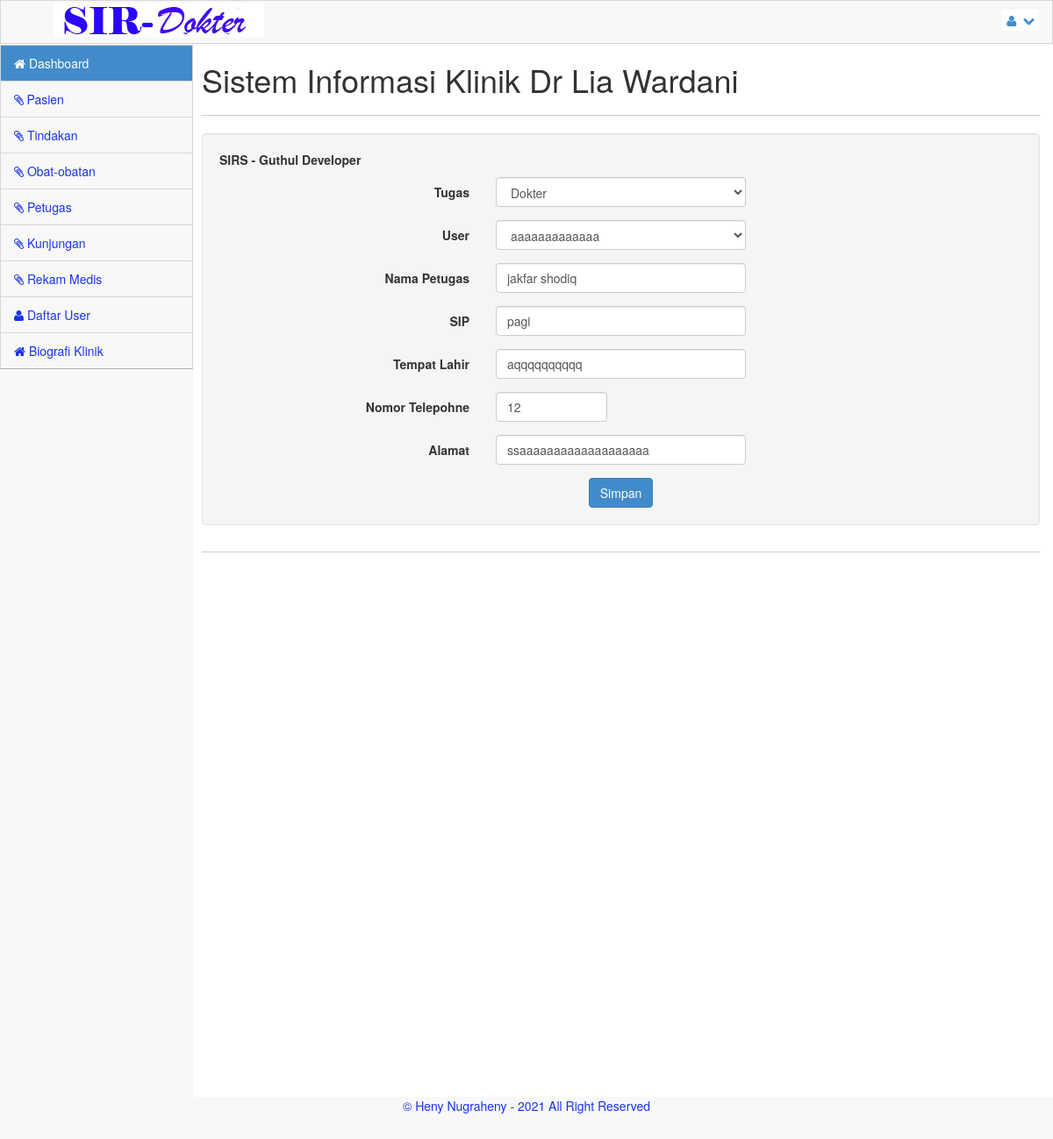
Screenshot of /admin?menu=petugas_edit&aksi=edit&nmr=18 (signed in) with the database file from the repository.
### tables this page shows
CREATE TABLE `petugas` (
  `kd_petugas` int(11) NOT NULL,
  `kd_user` int(11) NOT NULL,
  `nm_petugas` varchar(300) NOT NULL,
  `pekerjaan` varchar(50) NOT NULL,
  `sip` enum('pagi','siang','malam','') NOT NULL,
  `tmpat_lhr` varchar(300) NOT NULL,
  `no_tlp` varchar(14) NOT NULL,
  `alamat` varchar(300) NOT NULL
);

### admin/petugas_edit.php (the view, shortened to what this page needs)
<?php
if($_GET["aksi"] && $_GET["nmr"]){
include_once("../library/koneksi.php");
$edit = mysqli_query($koneksi, "select * from petugas where kd_petugas='".$_GET["nmr"]."'");
$editDb = mysqli_fetch_assoc($edit);
?>
<div class="span9">
	<div class="well" style="fixed:center;">
		<b>SIRS - Guthul Developer</b>
		<p style="margin-top:10px;">
			<form action="" method="post" class="form-horizontal">
						<div class="form-group">
							<label class="control-label col-lg-4">Tugas</label>
							<div class="col-lg-4">
								<select name="pol" class="form-control">
									<?php
										if('perawat' == $editDb["pekerjaan"]){
									?>
											<option value="perawat" selected>Perawat</option>
											<option value="bidan">Bidan</option>
											<option value="dokter">Dokter</option>
									<?php
										}elseif('bidan' == $editDb["pekerjaan"]){
									?>
											<option value="perawat" >Perawat</option>
											<option value="bidan" selected>Bidan</option>
											<option value="dokter">Dokter</option>
									<?php
										}else{
									?>
											<option value="dokter" selected>Dokter</option>
									<?php
										}
									?>
								</select>
							</div>
						</div>
						<div class="form-group">
							<label class="control-label col-lg-4">User</label>
							<?php
								include_once("../library/koneksi.php");
								$pol2 = "SELECT * FROM login";
								$polDb2 = mysqli_query($koneksi, $pol2) or die(mysql_error());
								$polR2 = mysqli_fetch_assoc($polDb2);
							?>
							<div class="col-lg-4">
								<select name="user" class="form-control">
							<?php
							do {
								if($polR2['kd_user'] == $editDb["kd_user"]){
							?>
									<option value="<?php echo $polR2['kd_user'];?>" selected><?php echo $polR2['nama'];?></option>
							<?php
								}else{
							?>
									<option value="<?php echo $polR2['kd_user'];?>" selected><?php echo $polR2['nama'];?></option>
							<?php
								}
							} while($polR2=mysqli_fetch_assoc($polDb2));
							?>
								</select>
							</div>
						</div>
						<div class="form-group">
							<label class="control-label col-lg-4">Nama Petugas</label>
							<div class="col-lg-4">
								<input type="text" value="<?php echo $editDb["nm_petugas"];?>" required class="form-control" name="nama"/>
							</div>
						</div>
						<div class="form-group">
							<label class="control-label col-lg-4">SIP</label>
							<div class="col-lg-4">
								<input type="text" value="<?php echo $editDb["sip"];?>" required class="form-control" name="sip"/>
							</div>
						</div>
						<div class="form-group">
							<label class="control-label col-lg-4">Tempat Lahir</label>
							<div class="col-lg-4">
								<input type="text" value="<?php echo $editDb["tmpat_lhr"];?>" required class="form-control" name="tmp"/>
							</div>
						</div>
						<div class="form-group">
							<label class="control-label col-lg-4">Nomor Telepohne</label>
							<div class="col-lg-2">
								<input type="text" value="<?php echo $editDb["no_tlp"];?>" required class="form-control" name="no"/>
							</div>
						</div>
						<div class="form-group">
							<label class="control-label col-lg-4">Alamat</label>
							<div class="col-lg-4">
								<input type="text" value="<?php echo $editDb["alamat"];?>" required class="form-control" name="alt"/>
							</div>
						</div>
						<div class="form-actions no-margin-bottom" style="text-align:center;">
							<input type="submit" name="dkt" value="Simpan" class="btn btn-primary" />
						</div>
			</form>
	</div>
</div>
<?php } ?>

### css/main.css (style rules this page uses)
@media (min-width: 768px) { html, body { height: 100%; } }
body.padTop53 { padding-top: 75px; overflow: visible; }
@media (min-width: 802px) { body.padTop53 { padding-top: 51px; } }

### css/MoneAdmin.css (style rules this page uses)
body { background-color: #f8f8f8; }

### rows the page displays
petugas: pol "Dokter", nama "jakfar shodiq", sip "pagi", tmp "aqqqqqqqqqq", no "12", alt "ssaaaaaaaaaaaaaaaaaaa"

### other values shown
form field user "aaaaaaaaaaaaa"
